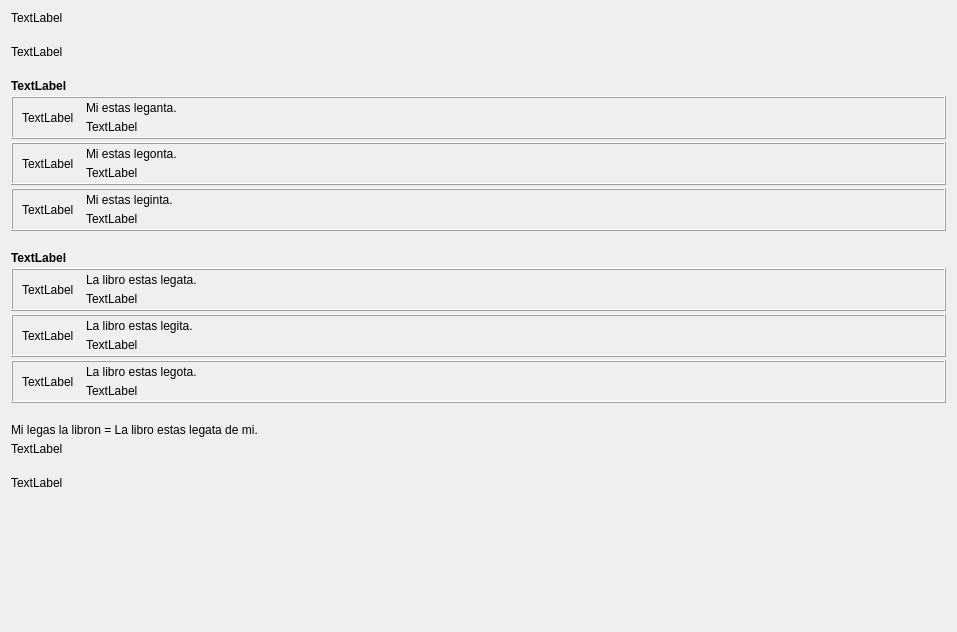
         <widget class="QWidget" name="scrollAreaWidgetContents_3">
          <property name="geometry">
           <rect>
            <x>0</x>
            <y>0</y>
            <width>957</width>
            <height>632</height>
           </rect>
          </property>
          <layout class="QVBoxLayout" name="verticalLayout_110">
           <property name="spacing">
            <number>20</number>
           </property>
           <item>
            <widget class="titolo" name="Lec10_Label5">
             <property name="sizePolicy">
              <sizepolicy hsizetype="Preferred" vsizetype="Maximum">
               <horstretch>0</horstretch>
               <verstretch>0</verstretch>
              </sizepolicy>
             </property>
             <property name="text">
              <string>TextLabel</string>
             </property>
            </widget>
           </item>
           <item>
            <widget class="QLabel" name="Lec10_Label728">
             <property name="text">
              <string>TextLabel</string>
             </property>
             <property name="wordWrap">
              <bool>true</bool>
             </property>
            </widget>
           </item>
           <item>
            <layout class="QVBoxLayout" name="verticalLayout_37">
             <property name="spacing">
              <number>3</number>
             </property>
             <item>
              <widget class="QLabel" name="Lec10_Label729">
               <property name="font">
                <font>
                 <weight>75</weight>
                 <bold>true</bold>
                </font>
               </property>
               <property name="text">
                <string>TextLabel</string>
               </property>
               <property name="wordWrap">
                <bool>true</bool>
               </property>
              </widget>
             </item>
             <item>
              <widget class="QFrame" name="frame_10">
               <property name="sizePolicy">
                <sizepolicy hsizetype="Expanding" vsizetype="Preferred">
                 <horstretch>0</horstretch>
                 <verstretch>0</verstretch>
                </sizepolicy>
               </property>
               <property name="frameShape">
                <enum>QFrame::Box</enum>
               </property>
               <property name="frameShadow">
                <enum>QFrame::Raised</enum>
               </property>
               <layout class="QHBoxLayout" name="horizontalLayout">
                <property name="spacing">
                 <number>12</number>
                </property>
                <property name="topMargin">
                 <number>3</number>
                </property>
                <property name="bottomMargin">
                 <number>3</number>
                </property>
                <item>
                 <widget class="QLabel" name="Lec10_Label730">
                  <property name="sizePolicy">
                   <sizepolicy hsizetype="Maximum" vsizetype="Preferred">
                    <horstretch>0</horstretch>
                    <verstretch>0</verstretch>
                   </sizepolicy>
                  </property>
                  <property name="text">
                   <string>TextLabel</string>
                  </property>
                  <property name="wordWrap">
                   <bool>true</bool>
                  </property>
                 </widget>
                </item>
                <item>
                 <layout class="QVBoxLayout" name="verticalLayout_18">
                  <property name="spacing">
                   <number>5</number>
                  </property>
                  <item>
                   <widget class="neklakebla_nova" name="pushButton_35">
                    <property name="sizePolicy">
                     <sizepolicy hsizetype="Preferred" vsizetype="Preferred">
                      <horstretch>0</horstretch>
                      <verstretch>0</verstretch>
                     </sizepolicy>
                    </property>
                    <property name="text">
                     <string>Mi estas leganta.</string>
                    </property>
                    <property name="wordWrap">
                     <bool>true</bool>
                    </property>
                   </widget>
                  </item>
                  <item>
                   <widget class="QLabel" name="Lec10_Label733">
                    <property name="text">
                     <string>TextLabel</string>
                    </property>
                    <property name="wordWrap">
                     <bool>true</bool>
                    </property>
                   </widget>
                  </item>
                 </layout>
                </item>
               </layout>
              </widget>
             </item>
             <item>
              <widget class="QFrame" name="frame_12">
               <property name="sizePolicy">
                <sizepolicy hsizetype="Expanding" vsizetype="Preferred">
                 <horstretch>0</horstretch>
                 <verstretch>0</verstretch>
                </sizepolicy>
               </property>
               <property name="frameShape">
                <enum>QFrame::Box</enum>
               </property>
               <property name="frameShadow">
                <enum>QFrame::Raised</enum>
               </property>
               <layout class="QHBoxLayout" name="horizontalLayout_10">
                <property name="spacing">
                 <number>12</number>
                </property>
                <property name="topMargin">
                 <number>3</number>
                </property>
                <property name="bottomMargin">
                 <number>3</number>
                </property>
                <item>
                 <widget class="QLabel" name="Lec10_Label732">
                  <property name="sizePolicy">
                   <sizepolicy hsizetype="Maximum" vsizetype="Preferred">
                    <horstretch>0</horstretch>
                    <verstretch>0</verstretch>
                   </sizepolicy>
                  </property>
                  <property name="text">
                   <string>TextLabel</string>
                  </property>
                  <property name="wordWrap">
                   <bool>true</bool>
                  </property>
                 </widget>
                </item>
                <item>
                 <layout class="QVBoxLayout" name="verticalLayout_20">
                  <property name="spacing">
                   <number>5</number>
                  </property>
                  <item>
                   <widget class="neklakebla_nova" name="pushButton_37">
                    <property name="sizePolicy">
                     <sizepolicy hsizetype="Preferred" vsizetype="Preferred">
                      <horstretch>0</horstretch>
                      <verstretch>0</verstretch>
                     </sizepolicy>
                    </property>
                    <property name="text">
                     <string>Mi estas legonta.</string>
                    </property>
                    <property name="wordWrap">
                     <bool>true</bool>
                    </property>
                   </widget>
                  </item>
                  <item>
                   <widget class="QLabel" name="Lec10_Label735">
                    <property name="text">
                     <string>TextLabel</string>
                    </property>
                    <property name="wordWrap">
                     <bool>true</bool>
                    </property>
                   </widget>
                  </item>
                 </layout>
                </item>
               </layout>
              </widget>
             </item>
             <item>
              <widget class="QFrame" name="frame_11">
               <property name="sizePolicy">
                <sizepolicy hsizetype="Expanding" vsizetype="Preferred">
                 <horstretch>0</horstretch>
                 <verstretch>0</verstretch>
                </sizepolicy>
               </property>
               <property name="frameShape">
                <enum>QFrame::Box</enum>
               </property>
               <property name="frameShadow">
                <enum>QFrame::Raised</enum>
               </property>
               <layout class="QHBoxLayout" name="horizontalLayout_2">
                <property name="spacing">
                 <number>12</number>
                </property>
                <property name="topMargin">
                 <number>3</number>
                </property>
                <property name="bottomMargin">
                 <number>3</number>
                </property>
                <item>
                 <widget class="QLabel" name="Lec10_Label731">
                  <property name="sizePolicy">
                   <sizepolicy hsizetype="Maximum" vsizetype="Preferred">
                    <horstretch>0</horstretch>
                    <verstretch>0</verstretch>
                   </sizepolicy>
                  </property>
                  <property name="text">
                   <string>TextLabel</string>
                  </property>
                  <property name="wordWrap">
                   <bool>true</bool>
                  </property>
                 </widget>
                </item>
                <item>
                 <layout class="QVBoxLayout" name="verticalLayout_19">
                  <property name="spacing">
                   <number>5</number>
                  </property>
                  <item>
                   <widget class="neklakebla_nova" name="pushButton_36">
                    <property name="sizePolicy">
                     <sizepolicy hsizetype="Preferred" vsizetype="Preferred">
                      <horstretch>0</horstretch>
                      <verstretch>0</verstretch>
                     </sizepolicy>
                    </property>
                    <property name="text">
                     <string>Mi estas leginta.</string>
                    </property>
                    <property name="wordWrap">
                     <bool>true</bool>
                    </property>
                   </widget>
                  </item>
                  <item>
                   <widget class="QLabel" name="Lec10_Label734">
                    <property name="text">
                     <string>TextLabel</string>
                    </property>
                    <property name="wordWrap">
                     <bool>true</bool>
                    </property>
                   </widget>
                  </item>
                 </layout>
                </item>
               </layout>
              </widget>
             </item>
            </layout>
           </item>
           <item>
            <layout class="QVBoxLayout" name="verticalLayout_109">
             <property name="spacing">
              <number>3</number>
             </property>
             <item>
              <widget class="QLabel" name="Lec10_Label736">
               <property name="font">
                <font>
                 <weight>75</weight>
                 <bold>true</bold>
                </font>
               </property>
               <property name="text">
                <string>TextLabel</string>
               </property>
               <property name="wordWrap">
                <bool>true</bool>
               </property>
              </widget>
             </item>
             <item>
              <widget class="QFrame" name="frame_13">
               <property name="sizePolicy">
                <sizepolicy hsizetype="Expanding" vsizetype="Preferred">
                 <horstretch>0</horstretch>
                 <verstretch>0</verstretch>
                </sizepolicy>
               </property>
               <property name="frameShape">
                <enum>QFrame::Box</enum>
               </property>
               <property name="frameShadow">
                <enum>QFrame::Raised</enum>
               </property>
               <layout class="QHBoxLayout" name="horizontalLayout_11">
                <property name="spacing">
                 <number>12</number>
                </property>
                <property name="topMargin">
                 <number>3</number>
                </property>
                <property name="bottomMargin">
                 <number>3</number>
                </property>
                <item>
                 <widget class="QLabel" name="Lec10_Label737">
                  <property name="sizePolicy">
                   <sizepolicy hsizetype="Maximum" vsizetype="Preferred">
                    <horstretch>0</horstretch>
                    <verstretch>0</verstretch>
                   </sizepolicy>
                  </property>
                  <property name="text">
                   <string>TextLabel</string>
                  </property>
                  <property name="wordWrap">
                   <bool>true</bool>
                  </property>
                 </widget>
                </item>
                <item>
                 <layout class="QVBoxLayout" name="verticalLayout_21">
                  <property name="spacing">
                   <number>5</number>
                  </property>
                  <item>
                   <widget class="neklakebla_nova" name="pushButton_38">
                    <property name="sizePolicy">
                     <sizepolicy hsizetype="Preferred" vsizetype="Preferred">
                      <horstretch>0</horstretch>
                      <verstretch>0</verstretch>
                     </sizepolicy>
                    </property>
                    <property name="text">
                     <string>La libro estas legata.</string>
                    </property>
                    <property name="wordWrap">
                     <bool>true</bool>
                    </property>
                   </widget>
                  </item>
                  <item>
                   <widget class="QLabel" name="Lec10_Label740">
                    <property name="text">
                     <string>TextLabel</string>
                    </property>
                    <property name="wordWrap">
                     <bool>true</bool>
                    </property>
                   </widget>
                  </item>
                 </layout>
                </item>
               </layout>
              </widget>
             </item>
             <item>
              <widget class="QFrame" name="frame_14">
               <property name="sizePolicy">
                <sizepolicy hsizetype="Expanding" vsizetype="Preferred">
                 <horstretch>0</horstretch>
                 <verstretch>0</verstretch>
                </sizepolicy>
               </property>
               <property name="frameShape">
                <enum>QFrame::Box</enum>
               </property>
               <property name="frameShadow">
                <enum>QFrame::Raised</enum>
               </property>
               <layout class="QHBoxLayout" name="horizontalLayout_26">
                <property name="spacing">
                 <number>12</number>
                </property>
                <property name="topMargin">
                 <number>3</number>
                </property>
                <property name="bottomMargin">
                 <number>3</number>
                </property>
                <item>
                 <widget class="QLabel" name="Lec10_Label738">
                  <property name="sizePolicy">
                   <sizepolicy hsizetype="Maximum" vsizetype="Preferred">
                    <horstretch>0</horstretch>
                    <verstretch>0</verstretch>
                   </sizepolicy>
                  </property>
                  <property name="text">
                   <string>TextLabel</string>
                  </property>
                  <property name="wordWrap">
                   <bool>true</bool>
                  </property>
                 </widget>
                </item>
                <item>
                 <layout class="QVBoxLayout" name="verticalLayout_22">
                  <property name="spacing">
                   <number>5</number>
                  </property>
                  <item>
                   <widget class="neklakebla_nova" name="pushButton_39">
                    <property name="sizePolicy">
                     <sizepolicy hsizetype="Preferred" vsizetype="Preferred">
                      <horstretch>0</horstretch>
                      <verstretch>0</verstretch>
                     </sizepolicy>
                    </property>
                    <property name="text">
                     <string>La libro estas legita.</string>
                    </property>
                    <property name="wordWrap">
                     <bool>true</bool>
                    </property>
                   </widget>
                  </item>
                  <item>
                   <widget class="QLabel" name="Lec10_Label741">
                    <property name="text">
                     <string>TextLabel</string>
                    </property>
                    <property name="wordWrap">
                     <bool>true</bool>
                    </property>
                   </widget>
                  </item>
                 </layout>
                </item>
               </layout>
              </widget>
             </item>
             <item>
              <widget class="QFrame" name="frame_15">
               <property name="sizePolicy">
                <sizepolicy hsizetype="Expanding" vsizetype="Preferred">
                 <horstretch>0</horstretch>
                 <verstretch>0</verstretch>
                </sizepolicy>
               </property>
               <property name="frameShape">
                <enum>QFrame::Box</enum>
               </property>
               <property name="frameShadow">
                <enum>QFrame::Raised</enum>
               </property>
               <layout class="QHBoxLayout" name="horizontalLayout_33">
                <property name="spacing">
                 <number>12</number>
                </property>
                <property name="topMargin">
                 <number>3</number>
                </property>
                <property name="bottomMargin">
                 <number>3</number>
                </property>
                <item>
                 <widget class="QLabel" name="Lec10_Label739">
                  <property name="sizePolicy">
                   <sizepolicy hsizetype="Maximum" vsizetype="Preferred">
                    <horstretch>0</horstretch>
                    <verstretch>0</verstretch>
                   </sizepolicy>
                  </property>
                  <property name="text">
                   <string>TextLabel</string>
                  </property>
                  <property name="wordWrap">
                   <bool>true</bool>
                  </property>
                 </widget>
                </item>
                <item>
                 <layout class="QVBoxLayout" name="verticalLayout_36">
                  <property name="spacing">
                   <number>5</number>
                  </property>
                  <item>
                   <widget class="neklakebla_nova" name="pushButton_40">
                    <property name="sizePolicy">
                     <sizepolicy hsizetype="Preferred" vsizetype="Preferred">
                      <horstretch>0</horstretch>
                      <verstretch>0</verstretch>
                     </sizepolicy>
                    </property>
                    <property name="text">
                     <string>La libro estas legota.</string>
                    </property>
                    <property name="wordWrap">
                     <bool>true</bool>
                    </property>
                   </widget>
                  </item>
                  <item>
                   <widget class="QLabel" name="Lec10_Label742">
                    <property name="text">
                     <string>TextLabel</string>
                    </property>
                    <property name="wordWrap">
                     <bool>true</bool>
                    </property>
                   </widget>
                  </item>
                 </layout>
                </item>
               </layout>
              </widget>
             </item>
            </layout>
           </item>
           <item>
            <layout class="QVBoxLayout" name="verticalLayout_34">
             <property name="spacing">
              <number>5</number>
             </property>
             <item>
              <widget class="neklakebla_nova" name="pushButton_41">
               <property name="sizePolicy">
                <sizepolicy hsizetype="Preferred" vsizetype="Preferred">
                 <horstretch>0</horstretch>
                 <verstretch>0</verstretch>
                </sizepolicy>
               </property>
               <property name="text">
                <string>Mi legas la libron = La libro estas legata de mi.</string>
               </property>
               <property name="wordWrap">
                <bool>true</bool>
               </property>
              </widget>
             </item>
             <item>
              <widget class="QLabel" name="Lec10_Label6">
               <property name="text">
                <string>TextLabel</string>
               </property>
               <property name="wordWrap">
                <bool>true</bool>
               </property>
               <property name="tipo" stdset="0">
                <string>suba</string>
               </property>
              </widget>
             </item>
            </layout>
           </item>
           <item>
            <widget class="QLabel" name="Lec10_Label743">
             <property name="text">
              <string>TextLabel</string>
             </property>
             <property name="wordWrap">
              <bool>true</bool>
             </property>
            </widget>
           </item>
           <item>
            <spacer name="verticalSpacer_4">
             <property name="orientation">
              <enum>Qt::Vertical</enum>
             </property>
             <property name="sizeHint" stdset="0">
              <size>
               <width>20</width>
               <height>40</height>
              </size>
             </property>
            </spacer>
           </item>
          </layout>
         </widget>
